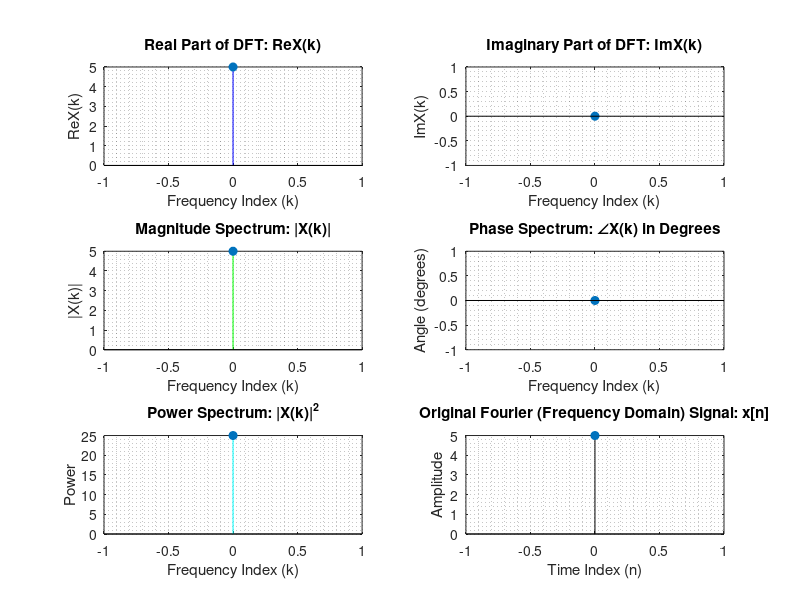

MATLAB code to generate this figure:
clc; clear all; close all;

x = input('Enter the input signal x[n] as a vector: ')
N = length(x)
X_real = zeros(1, N)
X_imag = zeros(1, N)
for k = 0:N-1
    for n = 0:N-1
        angle = 2 * pi * k * n / N
        X_real(k+1) = X_real(k+1) + x(n+1) * cos(angle)
        X_imag(k+1) = X_imag(k+1) - x(n+1) * sin(angle)
    end
end
X_mag = zeros(1, N)
X_phase = zeros(1, N)
X_power = zeros(1, N)
for k = 1:N
    re = X_real(k)
    im = X_imag(k)
    X_mag(k) = sqrt(re*re + im*im)
    if re == 0 && im == 0
        X_phase(k) = 0
    else
        X_phase(k) = atan2(im, re) * (180/pi)
    end
    X_power(k) = re*re + im*im
end
disp('Index (k) | Real | Imag | Magnitude | Phase (deg) | Power')
for k = 1:N
    fprintf('%9d | %5.2f | %5.2f | %9.2f | %11.2f | %5.2f\n', k-1, X_real(k), X_imag(k), X_mag(k), X_phase(k), X_power(k))
end

m = 0:N-1
figure

subplot(3,2,1)
stem(m, X_real, 'filled', 'Color', 'b')
title('Real Part of DFT: Re{X(k)}')
xlabel('Frequency Index (k)')
ylabel('Re{X(k)}')
grid minor

subplot(3,2,2)
stem(m, X_imag, 'filled', 'Color', 'r')
title('Imaginary Part of DFT: Im{X(k)}')
xlabel('Frequency Index (k)')
ylabel('Im{X(k)}')
grid minor

subplot(3,2,3)
stem(m, X_mag, 'filled', 'Color', 'g')
title('Magnitude Spectrum: |X(k)|')
xlabel('Frequency Index (k)')
ylabel('|X(k)|')
grid minor

subplot(3,2,4)
stem(m, X_phase, 'filled', 'Color', 'm')
title('Phase Spectrum: ∠X(k) in Degrees')
xlabel('Frequency Index (k)')
ylabel('Angle (degrees)')
grid minor

subplot(3,2,5)
stem(m, X_power, 'filled', 'Color', 'c')
title('Power Spectrum: |X(k)|^2')
xlabel('Frequency Index (k)')
ylabel('Power')
grid minor

subplot(3,2,6)
stem(m, x, 'filled', 'Color', 'k')
title('Original Fourier (Frequency Domain) Signal: x[n]')
xlabel('Time Index (n)')
ylabel('Amplitude')
grid minor
